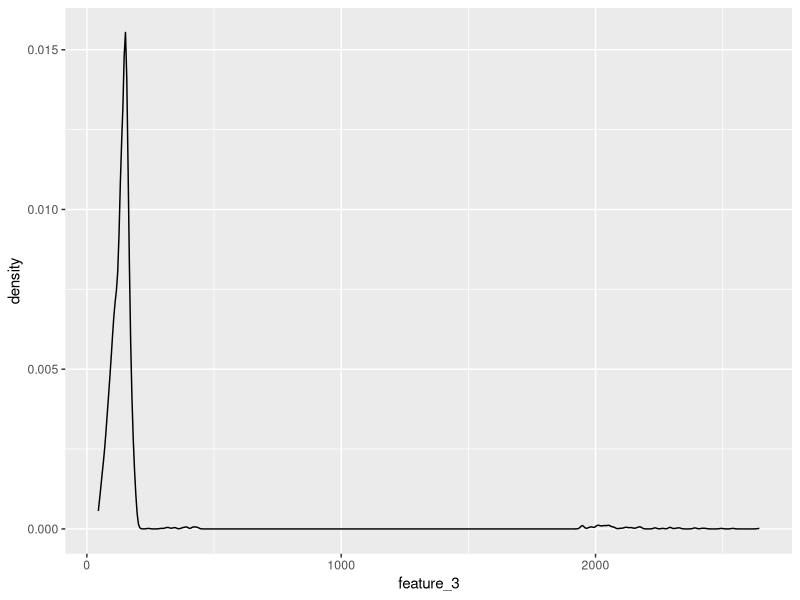
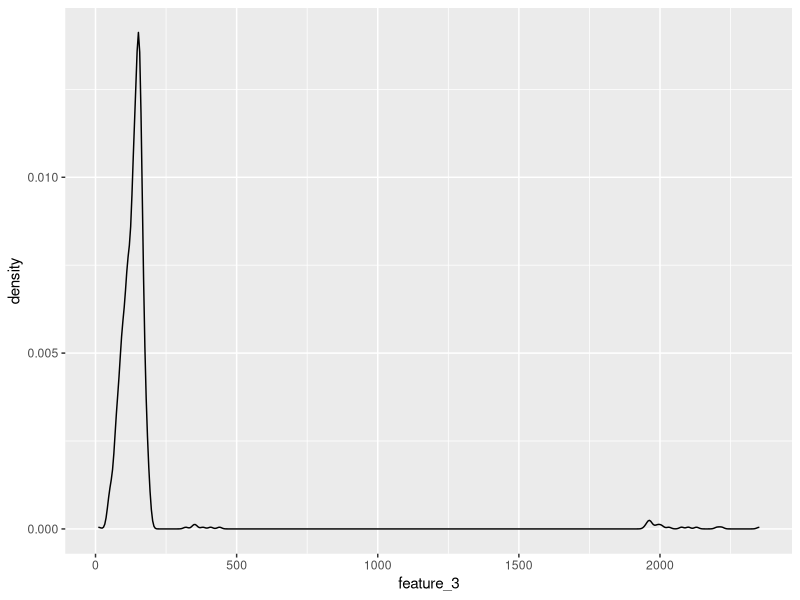
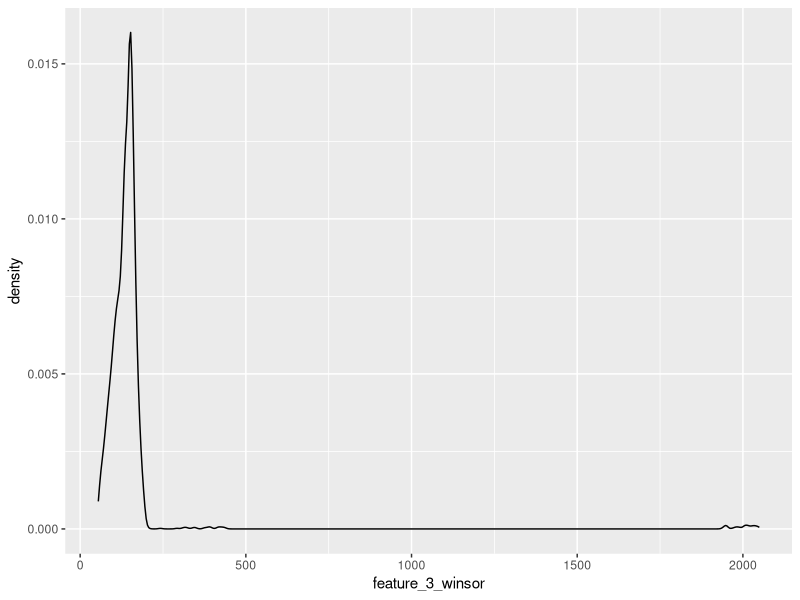

These charts were generated, in order, by the following R code:
## ---- chunk 1
library(tidyverse)
train <- read.csv(file="FITB_train.csv",header=TRUE)
test <- read.csv(file="FITB_test.csv",header=TRUE)
## ---- chunk 2
library(ggplot2)
ggplot(data=train,aes(feature_3)) + geom_density()
ggplot(data=test,aes(feature_3)) + geom_density()
## ---- chunk 3
train$key <- row.names(train)
feature_3_winsor <- data.frame(feature_3 = train$feature_3, key = row.names(train))
feature_3_winsor_clean <- na.omit(feature_3_winsor)

feature_3_winsor_clean <- feature_3_winsor_clean %>%
  mutate(z_score = (feature_3 - mean(feature_3)) / sd(feature_3),percentile = ecdf(feature_3)(feature_3) * 100)

feature_3_winsor_df <- feature_3_winsor_clean[!(feature_3_winsor_clean[, 4] < 1 | feature_3_winsor_clean[, 4] > 99), ]

non_matching_keys <- anti_join(train, feature_3_winsor_df, by = "key")$key

train <- train %>% mutate(feature_3 = ifelse(key %in% non_matching_keys, NA, feature_3))

colnames(train)[3] <- "feature_3_winsor"
## ---- chunk 4
ggplot(data=train,aes(feature_3_winsor)) + geom_density()
## ---- chunk 5
train[is.na(train[,3]),3] <- median(feature_3_winsor_clean$feature_3)

colnames(train)[3] <- "feature_3_impute"

test[is.na(test[,3]),3] <- median(feature_3_winsor_clean$feature_3)
## ---- chunk 6
